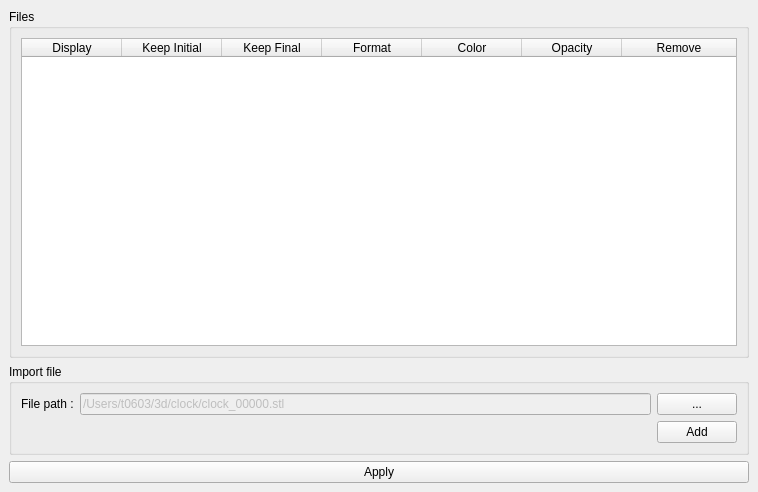
<?xml version="1.0" encoding="UTF-8"?>
<ui version="4.0">
 <class>Merge</class>
 <widget class="QDockWidget" name="Merge">
  <property name="geometry">
   <rect>
    <x>0</x>
    <y>0</y>
    <width>758</width>
    <height>492</height>
   </rect>
  </property>
  <property name="windowTitle">
   <string>Merge</string>
  </property>
  <widget class="QWidget" name="dockWidgetContents">
   <layout class="QGridLayout" name="gridLayout">
    <item row="2" column="0" colspan="2">
     <widget class="QPushButton" name="applyBtn">
      <property name="text">
       <string>Apply</string>
      </property>
     </widget>
    </item>
    <item row="0" column="0" colspan="2">
     <widget class="QGroupBox" name="FilesGBox">
      <property name="title">
       <string>Files</string>
      </property>
      <layout class="QGridLayout" name="gridLayout_2">
       <item row="0" column="0">
        <widget class="QTableWidget" name="filesTWidget">
         <attribute name="horizontalHeaderStretchLastSection">
          <bool>true</bool>
         </attribute>
         <column>
          <property name="text">
           <string>Display</string>
          </property>
         </column>
         <column>
          <property name="text">
           <string>Keep Initial</string>
          </property>
         </column>
         <column>
          <property name="text">
           <string>Keep Final</string>
          </property>
         </column>
         <column>
          <property name="text">
           <string>Format</string>
          </property>
         </column>
         <column>
          <property name="text">
           <string>Color</string>
          </property>
         </column>
         <column>
          <property name="text">
           <string>Opacity</string>
          </property>
         </column>
         <column>
          <property name="text">
           <string>Remove</string>
          </property>
         </column>
        </widget>
       </item>
      </layout>
     </widget>
    </item>
    <item row="1" column="0" colspan="2">
     <widget class="QGroupBox" name="importFileGBox">
      <property name="title">
       <string>Import file</string>
      </property>
      <layout class="QGridLayout" name="gridLayout_3">
       <item row="0" column="1">
        <widget class="QLineEdit" name="importFilesPathLEdit">
         <property name="enabled">
          <bool>false</bool>
         </property>
         <property name="text">
          <string>/Users/t0603/3d/clock/clock_00000.stl</string>
         </property>
        </widget>
       </item>
       <item row="0" column="2">
        <widget class="QPushButton" name="importFilesBrowsePBtn">
         <property name="text">
          <string>...</string>
         </property>
        </widget>
       </item>
       <item row="0" column="0">
        <widget class="QLabel" name="importFilesPathLbl">
         <property name="text">
          <string>File path :</string>
         </property>
        </widget>
       </item>
       <item row="1" column="2">
        <widget class="QPushButton" name="importFilesAddPBtn">
         <property name="text">
          <string>Add</string>
         </property>
        </widget>
       </item>
      </layout>
     </widget>
    </item>
   </layout>
  </widget>
 </widget>
 <resources/>
 <connections/>
</ui>
